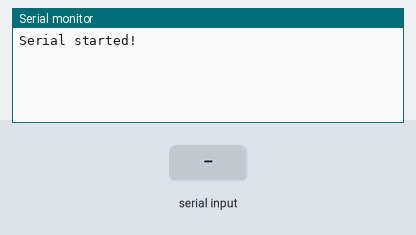
The sketch below on a simulated Arduino Uno, built with avr-gcc and run on an emulated ATmega328P. On the bench: the last lines printed to the serial monitor. Inputs (shaded band) come from the test bench.

Above: at 1.2 s.
1.3 s: "90|45|200\n" received over Serial
At 3.1 s:
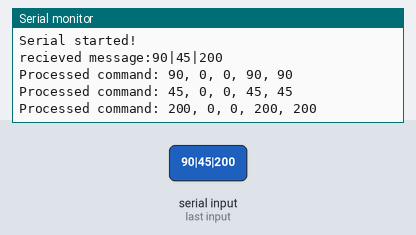
3.8 s: "90|45\n" received over Serial
At 5.6 s:
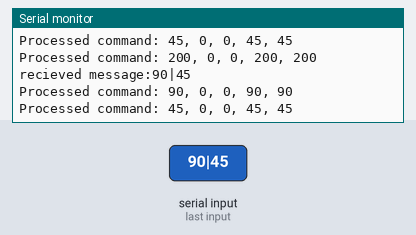
6.3 s: "90|45|200|10\n" received over Serial
At 8.5 s:
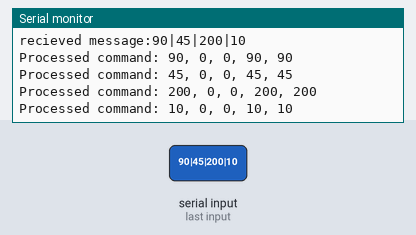
8.8 s: "5\n" received over Serial
At 10.3 s:
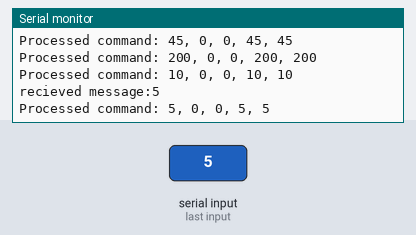
Timing chart, 0 to 11.8 s (numbered marks = the images above; inputs shaded):
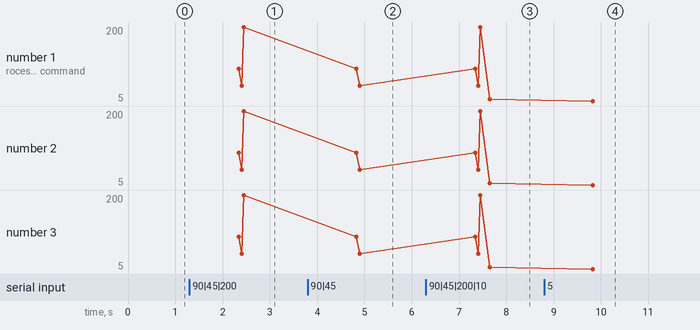

Measured:
- after the input at 1.3 s, the serial monitor: prints a new line after 1.0 s (image 1)
- after the input at 3.8 s, the serial monitor: prints a new line after 1.0 s (image 2)
- after the input at 6.3 s, the serial monitor: prints a new line after 1.0 s (image 3)
- after the input at 8.8 s, the serial monitor: prints a new line after 1.0 s (image 4)
- plotted number 1: 45 → 10 after the input at 6.3 s, 10 → 5 after the input at 8.8 s
- plotted number 2: 45 → 10 after the input at 6.3 s, 10 → 5 after the input at 8.8 s
- plotted number 3: 45 → 10 after the input at 6.3 s, 10 → 5 after the input at 8.8 s

The sketch:

sketch_sep23b.ino
```cpp
/*
 * pelda: 1;1600;5000
 *
 * 1 tengely
 * 1600 ppm jel
 * 5000 ch3
 */


//////////////////////CONFIGURATION///////////////////////////////
#define chanel_number 8  //set the number of chanels
#define default_servo_value 1500  //set the default servo value
#define PPM_FrLen 22500  //set the PPM frame length in microseconds (1ms = 1000µs)
#define PPM_PulseLen 300  //set the pulse length
#define onState 1  //set polarity of the pulses: 1 is positive, 0 is negative
#define sigPin 4  //set PPM signal output pin on the arduino
//////////////////////////////////////////////////////////////////

int ppm[chanel_number];

void setup() {
  Serial.begin(9600);
  Serial.println("Serial started!");

  //initiallize default ppm values
  for(int i=0; i<chanel_number; i++){
    ppm[i]= default_servo_value;
  }

  pinMode(sigPin, OUTPUT);
  digitalWrite(sigPin, !onState);  //set the PPM signal pin to the default state (off)

  cli();
  TCCR1A = 0; // set entire TCCR1 register to 0
  TCCR1B = 0;

  OCR1A = 100;  // compare match register, change this
  TCCR1B |= (1 << WGM12);  // turn on CTC mode
  TCCR1B |= (1 << CS11);  // 8 prescaler: 0,5 microseconds at 16mhz
  TIMSK1 |= (1 << OCIE1A); // enable timer compare interrupt
  sei();
}

void loop() {
  while(Serial.available()) {

    String a=Serial.readString();// read the incoming data as string

    Serial.print("recieved message:");
    Serial.println(a);

    commandInterpreter(a);
  }

  for(int i=0; i<chanel_number; i++){
    ppm[i]= default_servo_value;
  }

//!!!!!!! GAZ
  ppm[2] = 0;
}

void commandInterpreter(String command) {
      int lineSep = -1;

//0;11;222;333;444|0;111;7772;55;248

      do {
        lineSep = command.indexOf('|');

        int ch1Sep = command.indexOf(';');
        int ch1 = command.substring(0, ch1Sep).toInt();

        int ch2Sep = command.indexOf(';', ch1Sep+1 );
        int ch2 = command.substring(ch1Sep+1, ch2Sep+1).toInt();

        int ch3Sep = command.indexOf(';', ch2Sep+1 );
        int ch3 = command.substring(ch2Sep+1, ch3Sep+1).toInt();

        int ch4Sep = command.indexOf(';', ch3Sep+1 );
        int ch4 = command.substring(ch3Sep+1, ch4Sep).toInt();

        int delaySep = command.indexOf(';', ch4Sep+1 );
        int delayValue = command.substring(ch4Sep+1, lineSep).toInt();

        command.remove(0,lineSep+1);

        Serial.print("Processed command: ");
        Serial.print(ch1);
        Serial.print(", ");
        Serial.print(ch2);
        Serial.print(", ");
        Serial.print(ch3);
        Serial.print(", ");
        Serial.print(ch4);
        Serial.print(", ");
        Serial.println(delayValue);

        ppm[0] =ch1;
        ppm[1] =ch2;
        //!!!!!GAZ
        ppm[2] =0;//ch3;
        ppm[3] =ch4;
        delay(delayValue);
      }while (lineSep !=-1);
}

ISR(TIMER1_COMPA_vect){  //leave this alone
  static boolean state = true;

  TCNT1 = 0;

  if(state) {  //start pulse
    digitalWrite(sigPin, onState);
    OCR1A = PPM_PulseLen * 2;
    state = false;
  }
  else{  //end pulse and calculate when to start the next pulse
    static byte cur_chan_numb;
    static unsigned int calc_rest;

    digitalWrite(sigPin, !onState);
    state = true;

    if(cur_chan_numb >= chanel_number){
      cur_chan_numb = 0;
      calc_rest = calc_rest + PPM_PulseLen;//
      OCR1A = (PPM_FrLen - calc_rest) * 2;
      calc_rest = 0;
    }
    else{
      OCR1A = (ppm[cur_chan_numb] - PPM_PulseLen) * 2;
      calc_rest = calc_rest + ppm[cur_chan_numb];
      cur_chan_numb++;
    }
  }
}
```
